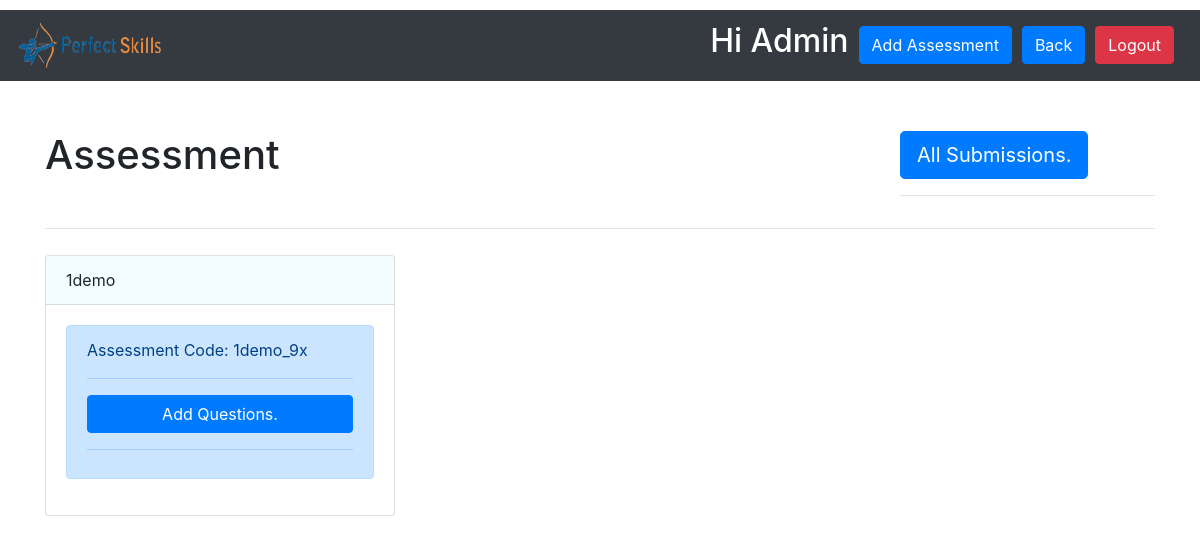
/administration/dashboard/ (signed in), run on an earlier commit of the app's database.
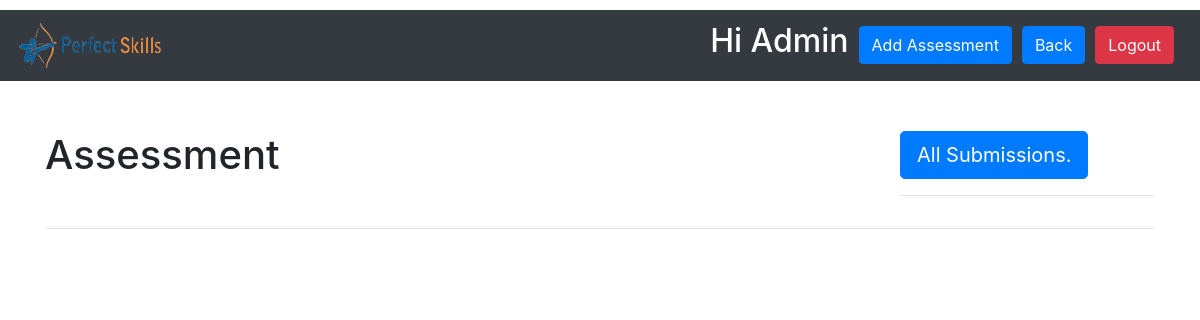
And on a later commit of the database.
### administration/models.py (models this page shows, shortened)
class allAssessment(models.Model):
    assId = models.AutoField(primary_key=True)
    identi_assessment = models.CharField(max_length=300,null=True,default="None")
    assessmentName = models.CharField(max_length=255,null=True)
    assessmentType = models.CharField(max_length=255,null=True,default="None")
    assessmentDes = models.CharField(max_length=1000,null=True)

### administration/views.py (the view)
# urls.py: path('dashboard/',dashboard,name='dashboard'),
@staff_member_required
@login_required(login_url='login')
def dashboard(request):
    assessment = allAssessment.objects
    return render(request, 'dashboard.html', {'assessment': assessment})

### templates/dashboard.html
{% extends 'base.html' %}
{% load static %}
{% block content %}
<section class="vh-100" style="background-color: rgb(255, 255, 255);margin-top: 50px;">
<div class="container">
    <div class="row">
        <div class="col-md-5">
            <h1>Assessment</h1>
        </div>
        <div class="col-md-4">
        </div>
        <div class="col-md-3">
            <a class="btn btn-primary btn-lg" href="{% url 'allAnswer' %}" role="button">All Submissions. </a><hr>
        </div>
    </div>
    <hr>
</div>
<div class="container">
    <div class="row">
        {% for assessment in assessment.all %}
        <div class="col-md-4" style="margin-top:10px ;">
            <div class="card">
                <div class="card-header" style="background-color: rgba(0, 217, 255, 0.055);">
                    {{ assessment.assessmentName }}
                </div>
                <div class="card-body">
                    <div class="alert alert-primary" role="alert">
                        Assessment Code: {{ assessment.identi_assessment }}<br>
                        <hr>
                        <a href="assessment/{{assessment.assId}}" class="btn btn-primary  btn-block"
                            id="view{{assessment.assId}}">Add Questions.</a>
                        <hr>
                    </div>
                </div>
            </div>
        </div>
        {% endfor %}
    </div>
</div>
</section>
{% endblock %}S

What changed in the data, as far as the page shows it:
removed allAssessment: assessmentName "1demo", identi_assessment "1demo_9x"
